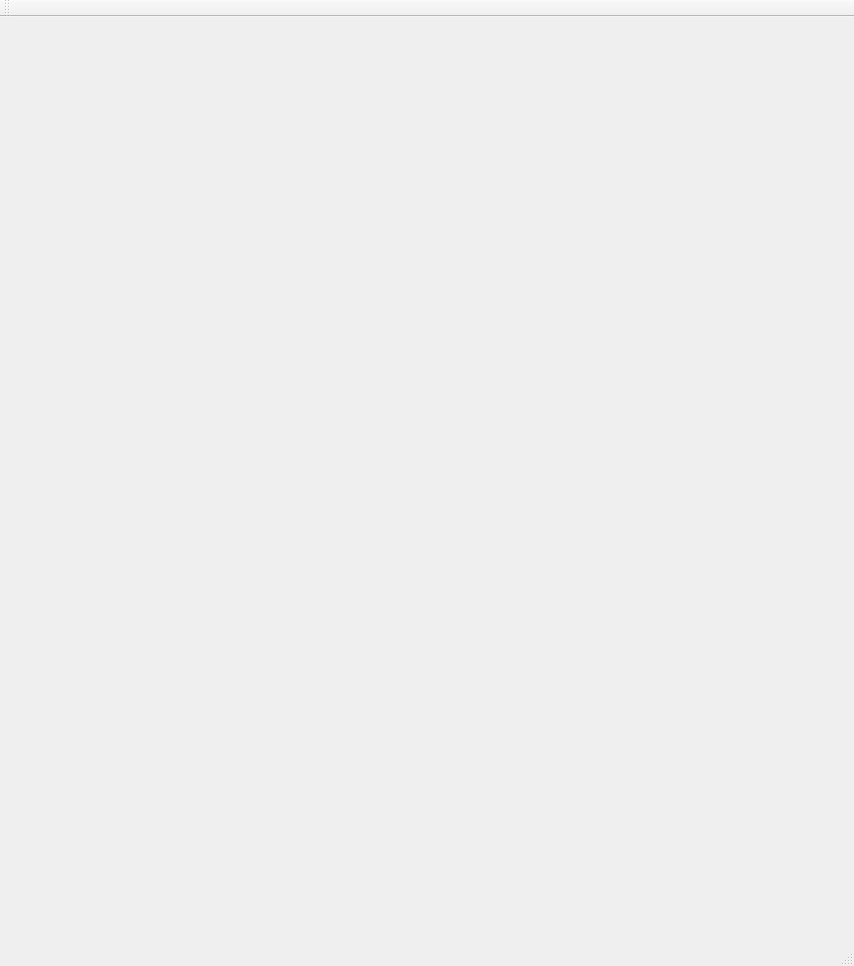
<?xml version="1.0" encoding="UTF-8"?>
<ui version="4.0">
 <class>MainWindow</class>
 <widget class="QMainWindow" name="MainWindow">
  <property name="geometry">
   <rect>
    <x>0</x>
    <y>0</y>
    <width>854</width>
    <height>966</height>
   </rect>
  </property>
  <property name="windowTitle">
   <string>MainWindow</string>
  </property>
  <widget class="QWidget" name="centralWidget"/>
  <widget class="QMenuBar" name="menuBar">
   <property name="geometry">
    <rect>
     <x>0</x>
     <y>0</y>
     <width>854</width>
     <height>21</height>
    </rect>
   </property>
  </widget>
  <widget class="QToolBar" name="mainToolBar">
   <attribute name="toolBarArea">
    <enum>TopToolBarArea</enum>
   </attribute>
   <attribute name="toolBarBreak">
    <bool>false</bool>
   </attribute>
  </widget>
  <widget class="QStatusBar" name="statusBar"/>
 </widget>
 <layoutdefault spacing="6" margin="11"/>
 <resources/>
 <connections/>
</ui>
